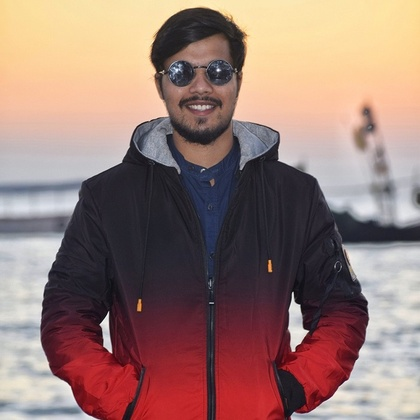
%> input picture 1/img1.jpg, 420 x 420 px, shrunk from 700 x 700 before the run
$ octave B2_160204093_yeasir.m   (GNU Octave 9; MATLAB toolbox functions it lacks are replaced by stand-ins)
%> lines starting %> are read from the running program, lines starting %| are printed output that depends on the picture
clear; close all; clc;
img1 = imread('img1.jpg');
%> img1 is the input picture: size 420x420x3 uint8; mean R, G, B 151.6, 122.4, 115.2
img2 = imread('img2.jpg');
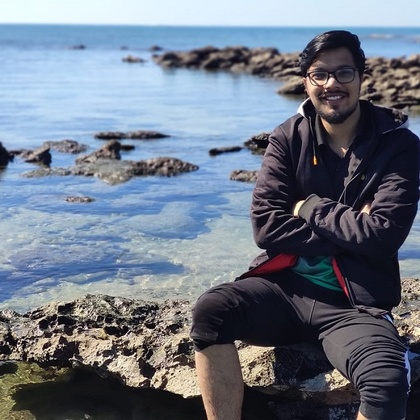
%> input picture 1/img2.jpg, 420 x 420 px, shrunk from 700 x 700 before the run
%> img2 is the input picture: size 420x420x3 uint8; mean R, G, B 109.1, 118.1, 132.8
[row,col,chan] = size(img1);
%> row = 420; col = 420; chan = 3
newImg = ones(row,col,chan,'uint8');

% task 4
rowDif = row/5;
%> rowDif = 84
colDif = col/5;
%> colDif = 84

rflag = 1;
for j = 1: 2*rowDif :(row-rowDif+1)
    cflag = 1;
    for i = 1: 2*colDif :(col-colDif+1)
        newImg(rflag:rflag+rowDif-1,cflag:cflag+colDif-1,:) = img1(rflag:rflag+rowDif-1,cflag:cflag+colDif-1,:);
        cflag = cflag + rowDif;
        if(cflag < col - colDif)
            newImg(rflag:rflag+rowDif-1,cflag:cflag+colDif-1,:) = img2(rflag:rflag+rowDif-1,cflag:cflag+colDif-1,:);
            cflag = cflag + rowDif;
        end
    end
    rflag = rflag + 2*rowDif;
end
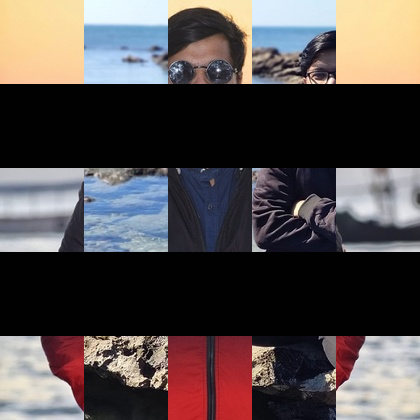
%> newImg: size 420x420x3 uint8; mean R, G, B 84.6, 77.3, 77


rflag = rowDif + 1;
%> rflag = 85
for j = 1: 2*rowDif :(row-rowDif)
    cflag = 1;
    for i = 1: 2*colDif :(col-colDif+1)
        newImg(rflag:rflag+rowDif-1,cflag:cflag+colDif-1,:) = img2(rflag:rflag+rowDif-1,cflag:cflag+colDif-1,:);
        cflag = cflag + colDif;
        if(cflag < col - colDif)
            newImg(rflag:rflag+rowDif-1,cflag:cflag+colDif-1,:) = img1(rflag:rflag+rowDif-1,cflag:cflag+colDif-1,:);
            cflag = cflag + colDif;
        end
    end
    rflag = rflag + 2*rowDif;
end
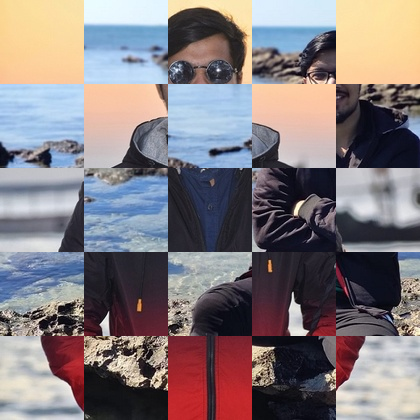
%> newImg: size 420x420x3 uint8; mean R, G, B 131.7, 122.8, 126.1
f1 = figure;
imshow(newImg);


%task 5
rotImg = ones(row,col,chan,'uint8');
for i = 1:row
   for j = 1 :col
      rotImg(i,j,:) = newImg(j,i,:);
   end
end
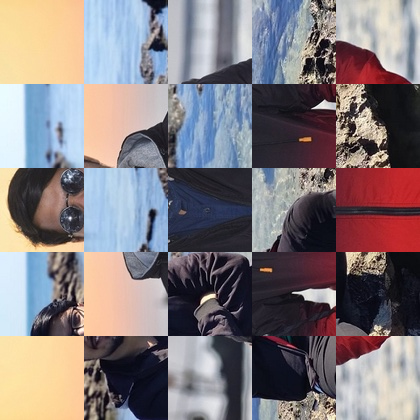
%> rotImg: size 420x420x3 uint8; mean R, G, B 131.7, 122.8, 126.1; mean of the top-left, top-right, bottom-left and bottom-right quarters 172.6, 109.6, 141.1, 84.2
f2 = figure;
imshow(rotImg);
